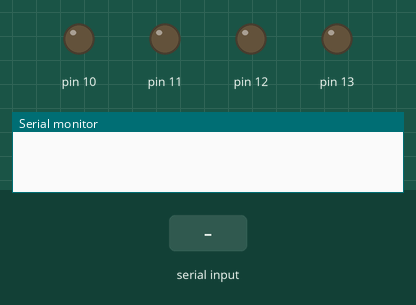
Bench run of a sketch on a simulated Arduino Uno, built with avr-gcc and run on an emulated ATmega328P. Shown: output pins drawn as LEDs (lit = HIGH), the last lines printed to the serial monitor. The inputs (shaded band) are chosen by the test bench.

Above: at 1.2 s.
1.3 s: "F" received over the second serial link
At 2.1 s:
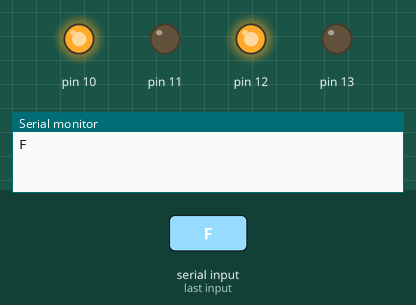
2.8 s: "B" received over the second serial link
At 3.2 s:
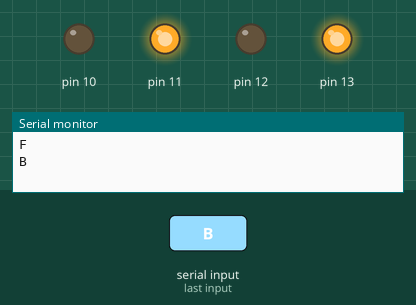
4.3 s: "R" received over the second serial link
At 5.5 s:
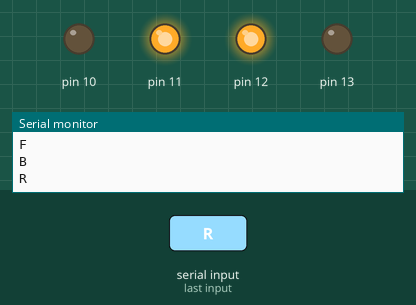
5.8 s: "L" received over the second serial link
At 6.7 s:
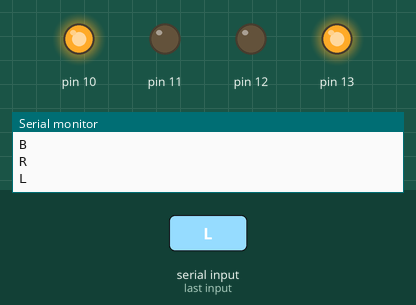
Timing chart, 0 to 8.3 s (numbered marks = the images above; inputs shaded):
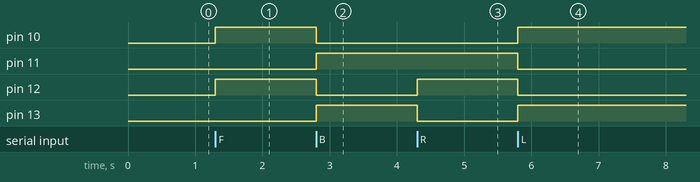

Measured:
- after the input at 1.3 s, pin 10, pin 12: LOW → HIGH at once
- after the input at 2.8 s, pin 10, pin 12: HIGH → LOW at once; pin 11, pin 13: LOW → HIGH at once
- after the input at 4.3 s, pin 12: LOW → HIGH at once; pin 13: HIGH → LOW at once
- after the input at 5.8 s, pin 10, pin 13: LOW → HIGH at once; pin 11, pin 12: HIGH → LOW at once

The sketch:

Reciever_Code.ino
```cpp
#include<SoftwareSerial.h>
SoftwareSerial mybt(2,3);
char m=0,n=0;

void setup() {
pinMode(10, OUTPUT);
pinMode(11, OUTPUT);
pinMode(12, OUTPUT);
pinMode(13, OUTPUT);
Serial.begin(9600);
mybt.begin(9600);
}

void loop() {
if(mybt.available()>0)
{
m= mybt.read();
Serial.println(m);
if(m=='F')

{
digitalWrite(10, HIGH);
digitalWrite(11, LOW);
digitalWrite(12, HIGH);
digitalWrite(13, LOW);

}

else if(m=='B')

{
digitalWrite(10, LOW);
digitalWrite(11, HIGH);
digitalWrite(12, LOW);
digitalWrite(13, HIGH);

}

else if(m=='R')

{
digitalWrite(10, LOW);
digitalWrite(11, HIGH);
digitalWrite(12, HIGH);
digitalWrite(13, LOW);

}
else if(m=='L')

{
digitalWrite(10, HIGH);
digitalWrite(11, LOW);
digitalWrite(12, LOW);
digitalWrite(13, HIGH);

}

else if(m=='N')

{
digitalWrite(10, LOW);
digitalWrite(11, LOW);
digitalWrite(12, LOW);
digitalWrite(13, LOW);

}
else

{
digitalWrite(10, LOW);
digitalWrite(11, LOW);
digitalWrite(12, LOW);
digitalWrite(13, LOW);

}

} }
```
